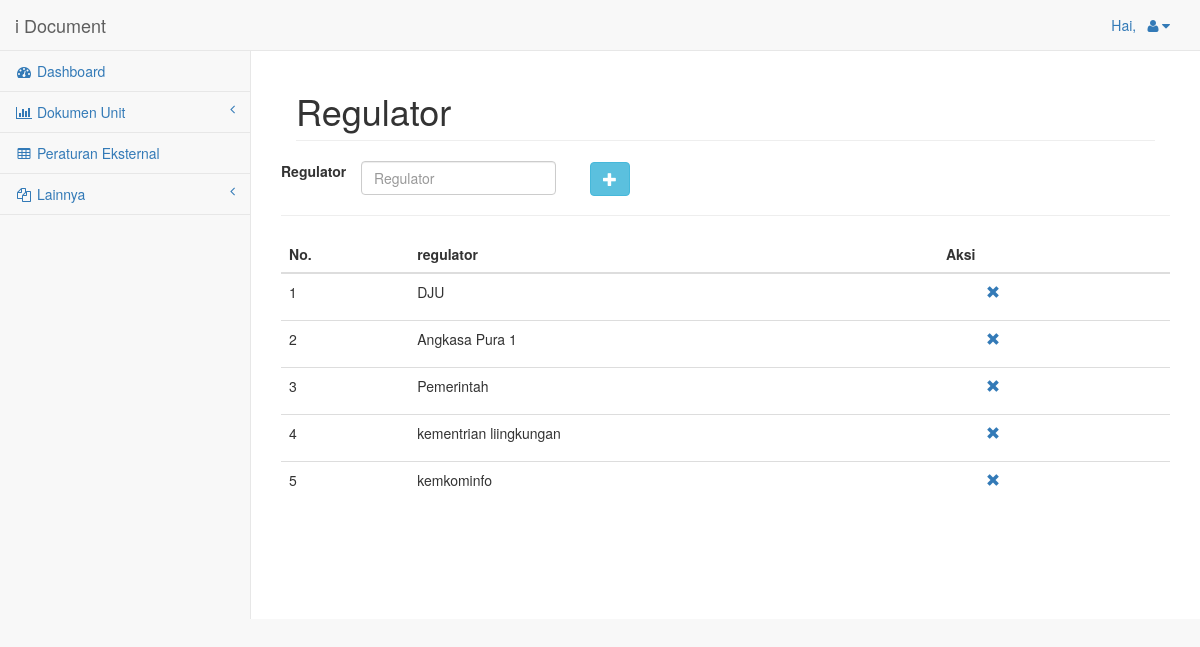
The app's page /index.php/admin/formTambahRegulator, older data.
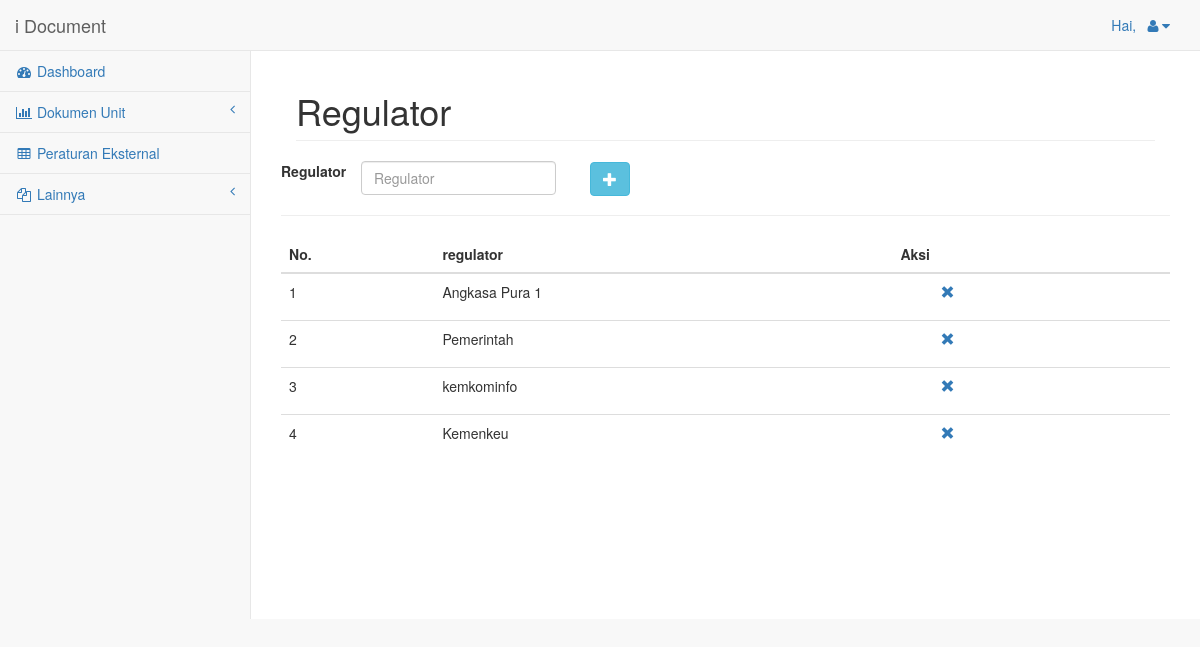
The same page, newer data.
### tables this page shows
CREATE TABLE `regulator` (
  `id_regulator` int(3) NOT NULL AUTO_INCREMENT,
  `regulator` varchar(50) DEFAULT NULL,
  PRIMARY KEY (`id_regulator`)
);

### application/controllers/Admin.php (called while the page is built, shortened)
<?php
class Admin extends CI_Controller{
	public function __construct(){
	$this->load->model('model_peraturan');
	$this->load->model('model_dokumen_baru');
	$this->load->model('model_catatan_mutu');
	$this->load->helper('url');
	$this->load->library('form_validation');
	$this->load->library('session');
	}
	public function formTambahRegulator(){
		$data['title']='Settings Regulator';
		$data['regulator']=$this->model_peraturan->get_regulator();
		$this->load->view('admin/header',$data);
		$this->load->view('admin/formTambahRegulator',$data);
	}
}

### index.php (called while the page is built, shortened)
<?php
require_once BASEPATH.'core/CodeIgniter.php';

### application/models/model_peraturan.php (called while the page is built, shortened)
<?php
class model_peraturan extends CI_Model{
	function get_regulator(){
		$data=array();
    	$query = $this->db->get('regulator');
    	if($query->num_rows()>0){
    		foreach ($query->result_array() as $row) {
    			$data[]=$row;
    		}
    	}
    	return $data;
	}
}
?>

### application/views/admin/formTambahRegulator.php (the view, shortened to what this page needs)
<div id="page-wrapper">
   	<div class="col-lg-12">
        <h1 class="page-header">Regulator</h1>
    </div>
        <div class="row">
             <form class="form-inline" action="<?php echo base_url('admin/addRegulator')?>" method="post" enctype="multipart/form-data" role="form">
                    <div class="form-group">
                        <label class="col-md-3 control-label" for="kode">Regulator</label>
                            <div class="col-md-6">
                                <input id="regulator" name="regulator" type="text" placeholder="Regulator" class="form-control">
                            </div>
                    </div>
                    <button class="btn btn-info glyphicon glyphicon-plus" type="submit"></button>
            </form>
        </div>
        <hr>
         <table width="100%" class="table">
                <thead>
                    <tr>
                        <th align="center">No.</th>
                        <th data-field="kode">regulator</th>
                        <th colspan="1">Aksi</th>
                    </tr>
                </thead>
                <tbody>
                    <?php $no=1;
                    foreach ($regulator as $r) { ?>
                    <tr>
                        <td><?php echo $no++; ?></td>
                        <td><?php echo $r['regulator'];?></td>
                        <td>
                            <ul style="list-style-type: none;">
                                    <li><a href="<?php echo base_url('staff/hapusRegulator/'.$r['id_regulator']);?>" class="glyphicon glyphicon-remove" onclick="return confirm('Anda akan menghapus regulator ini?');"></a>
                                 </li>
                            </ul>
                        </td>
                    </tr>
                    <?php } ?>
                </tbody>
            </table>
</div>
</body>
</html>

Row changes from the older to the newer data that the page shows:
removed regulator: regulator "DJU"
removed regulator: regulator "kementrian liingkungan"
added regulator: regulator "Kemenkeu"
